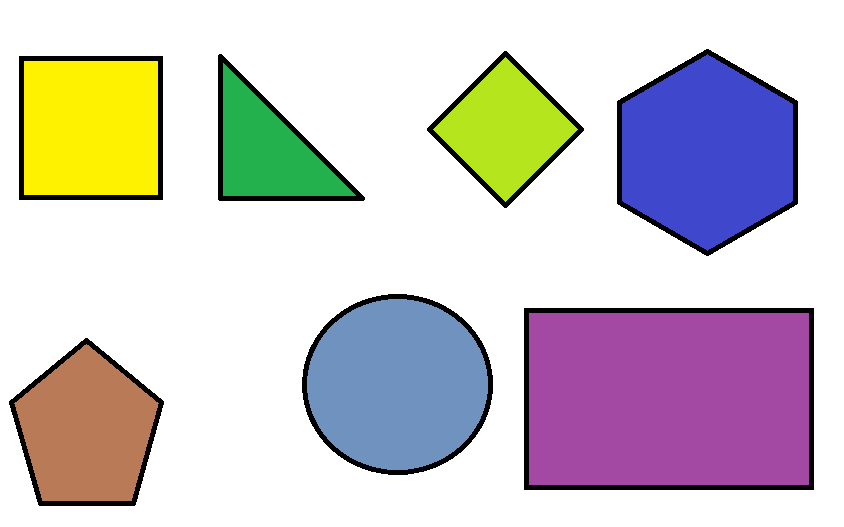
#> input picture Shape Detection/shape_test.png, 844 x 527 px, found by its file name
$ python shape_detection.py
#> lines starting #> are read from the running program, lines starting #| are printed output that depends on the picture; after the words box and inside, x2 and y2 are one past the last pixel; in counts of white or black regions, pixels touching at a corner belong together
# -*- coding: utf-8 -*-
"""
Created on Sat Nov 14 15:29:31 2020

@author: Tanmoyee
"""

import cv2
def getContours(img):  #function to detect shapes
    contours , heirarchy = cv2.findContours(img,cv2.RETR_EXTERNAL,cv2.CHAIN_APPROX_NONE)  #extracting the contours from the image
    for cnt in contours:
        area = cv2.contourArea(cnt)
        if area >100:
            cv2.drawContours(imgContours,cnt,-1,(0,0,0),2) #to draw counters
            peri = cv2.arcLength(cnt,True)
            approx = cv2.approxPolyDP(cnt,0.02*peri,True) #approximates a contour shape to another shape with less number of vertices depending upon the specified precision
            objectCor = len(approx)
            x,y,w,h = cv2.boundingRect(approx) #It is a straight rectangle, it doesn't consider the rotation of the object. So area of the bounding rectangle won't be minimum.

            if objectCor == 3:
                objectType = "Triangle"

            elif objectCor == 4: #here we need to differentiate between square and rectangle
                assRatio = w/float(h)
                if assRatio >0.95 and assRatio<1.05: #It is a square if its width and height are same
                    objectType = "Square"
                else:
                    objectType = "Rectangle"
            elif objectCor == 5:
                objectType = "Pentagon"
            elif objectCor == 6 :
                objectType = "Hexagon"
            elif objectCor > 6: #check if it is a circle or not
                objectType = "Circle"
            else:
                objectType = "None"

            cv2.rectangle(imgContours,(x,y),(x+w,y+h),(0,255,0),2) #to make a rectangle arround the shape and write the name of the shape
            cv2.putText(imgContours,objectType,(x+(w//2)-10,y+(h//2)-10),cv2.FONT_HERSHEY_COMPLEX,0.7,(0,0,255),2)

path = r"C:\Users\Tanmoyee\shape_test.png"
img = cv2.imread(path) #reading the image
#> img is the input picture: shape (527, 844, 3); mean B, G, R 201.9, 200, 206.1
imgContours = img.copy()
imgGray = cv2.cvtColor(img,cv2.COLOR_BGR2GRAY) #converting image to gray scale
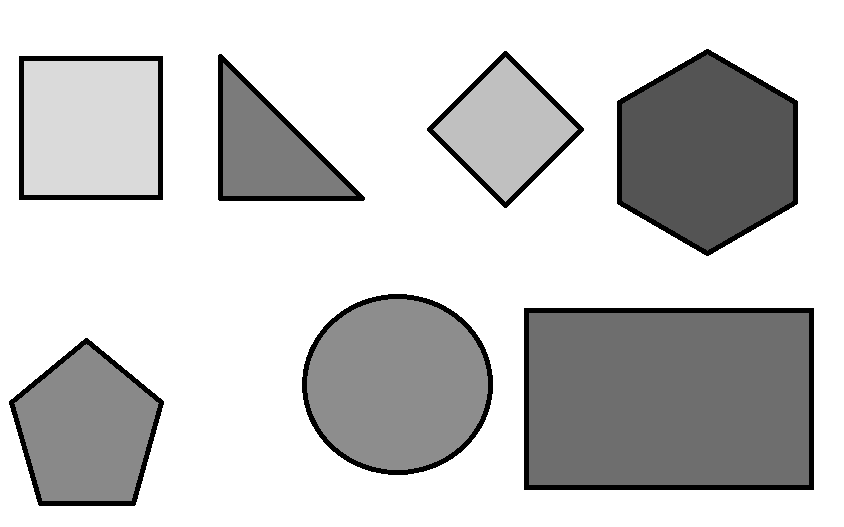
#> imgGray: shape (527, 844); min 0, max 255, mean 202
imgBlur = cv2.GaussianBlur(imgGray,(7,7),1) #smoothening of image using a Gaussian kernel where we need to specify the width and height of the kernel which should be positive and odd. We also should specify the standard deviation in the X and Y directions, sigmaX and sigmaY respectively.
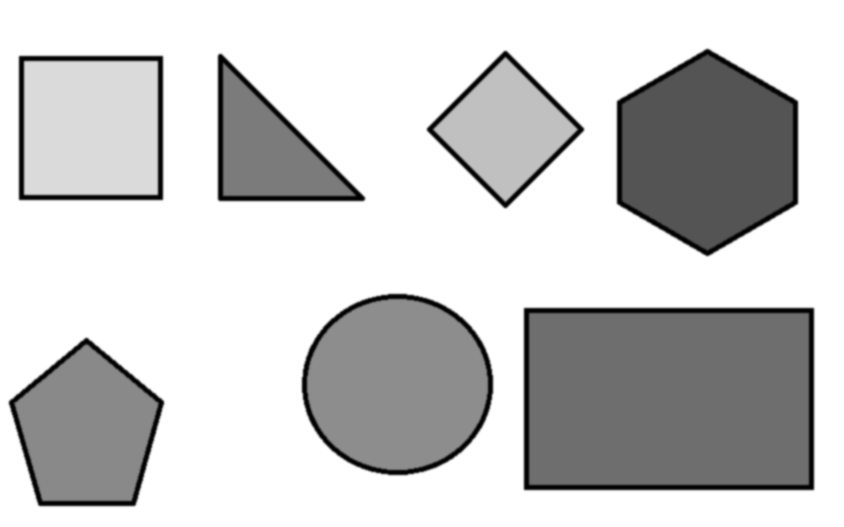
#> imgBlur: shape (527, 844); min 0, max 255, mean 202
imgCanny = cv2.Canny(imgBlur,50,50) #to get strong edges in the image. 1st= input img, 2nd= minVal, 3rd= maxVal or aperture size.
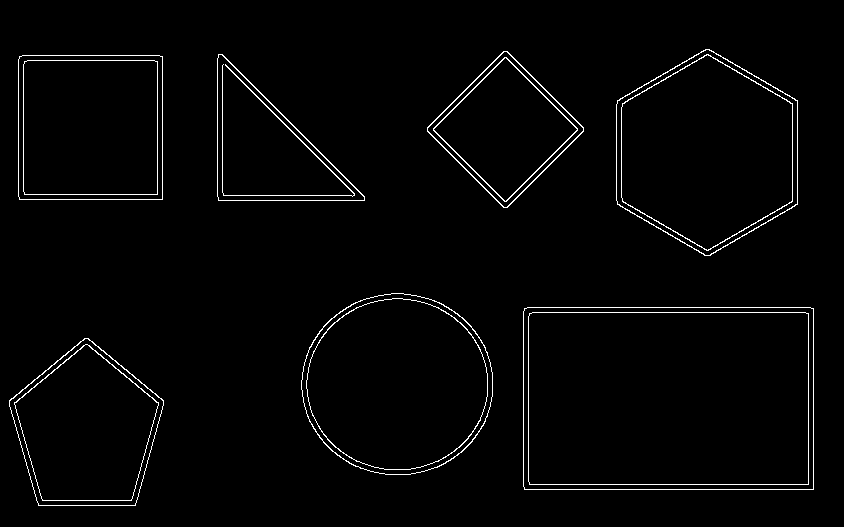
#> imgCanny: shape (527, 844); 2% white in thin lines or dots, all inside (x1, y1, x2, y2) = (9, 49, 814, 506)
getContours(imgCanny)
#> in getContours, `contours , heirarchy = cv2.findContours(img,cv2.RETR_EXTERNAL,cv2.CHAI..`: contours = 7 contours; box (x1, y1, x2, y2) and area: (523, 307, 814, 490) 52769, (616, 49, 798, 256) 28191, (301, 293, 493, 475) 27197, (18, 55, 163, 200) 20725, (9, 338, 164, 506) 18182, (427, 51, 584, 208) 12784, (217, 54, 365, 201) 11373
#> the loop in getContours, `for cnt in contours:` made 7 passes
#> (area, peri, approx, objectCor, x, y, w, h) on passes 2, 4, 6: (52769, 941.7, [[524, 308], [524, 489], [813, 489], [813, 308]], 4, 524, 308, 290, 182), (20725, 573.7, [[19, 56], [19, 199], [162, 199], [162, 56]], 4, 19, 56, 144, 144), (12784, 445.9, [[503, 51], [427, 131], [507, 207], [583, 127]], 4, 427, 51, 157, 157)
#> (area, peri, approx, objectCor, x, y, w, h) on pass 5: (11373, 501.6, [[218, 54], [218, 200], [364, 200]], 3, 218, 54, 147, 147)
#> after the loop in getContours, `for cnt in contours:`:
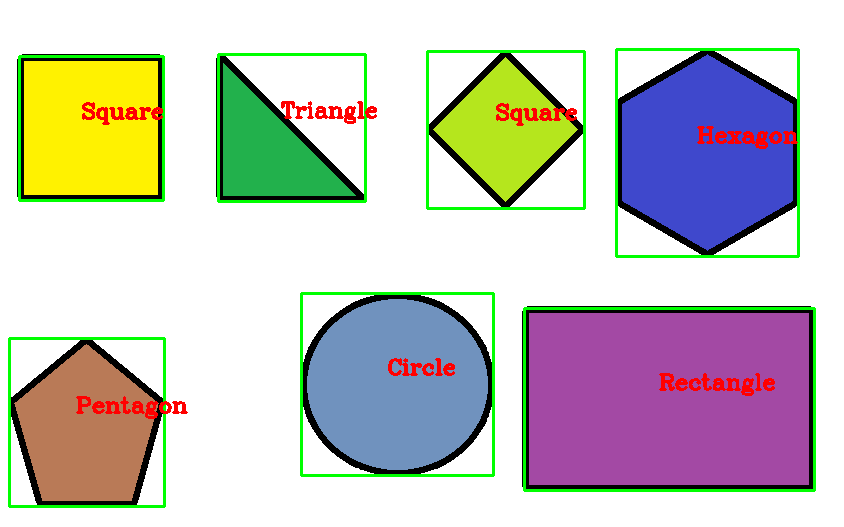
#> imgContours: shape (527, 844, 3); 5.41% of pixels changed, all inside (x1, y1, x2, y2) = (8, 48, 816, 508)

cv2.imshow("Shapes",img)
cv2.imshow("output",imgContours)

cv2.waitKey(0)
